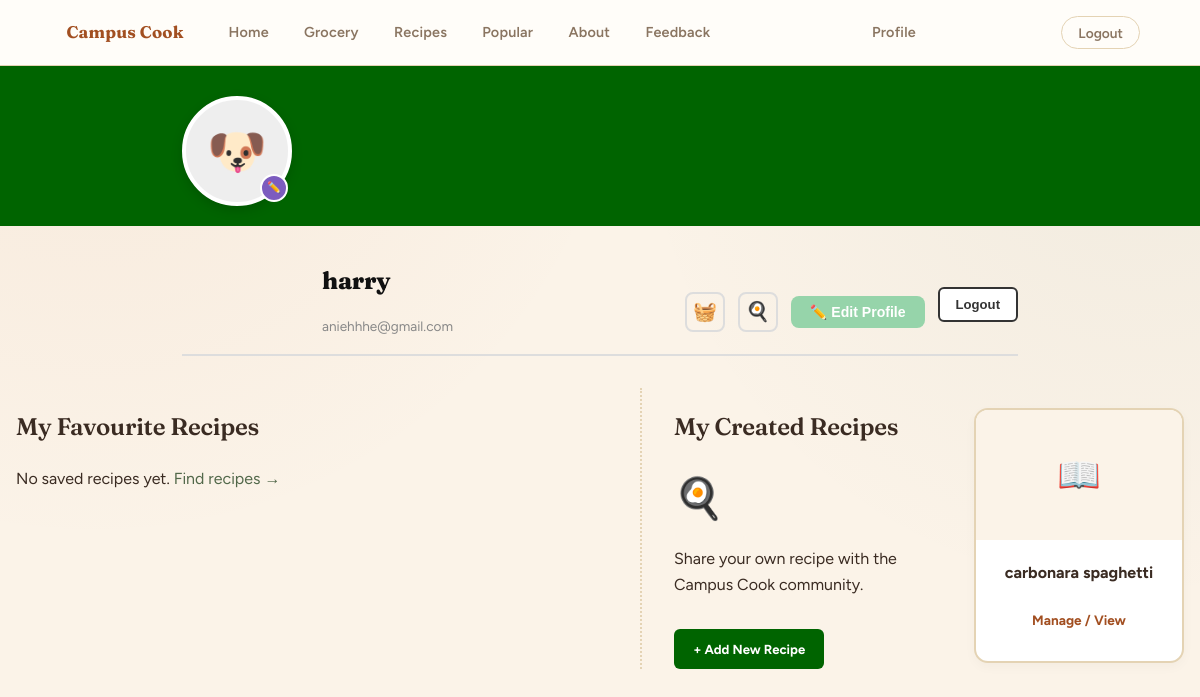
The app's page /profile/ (signed in), older data.
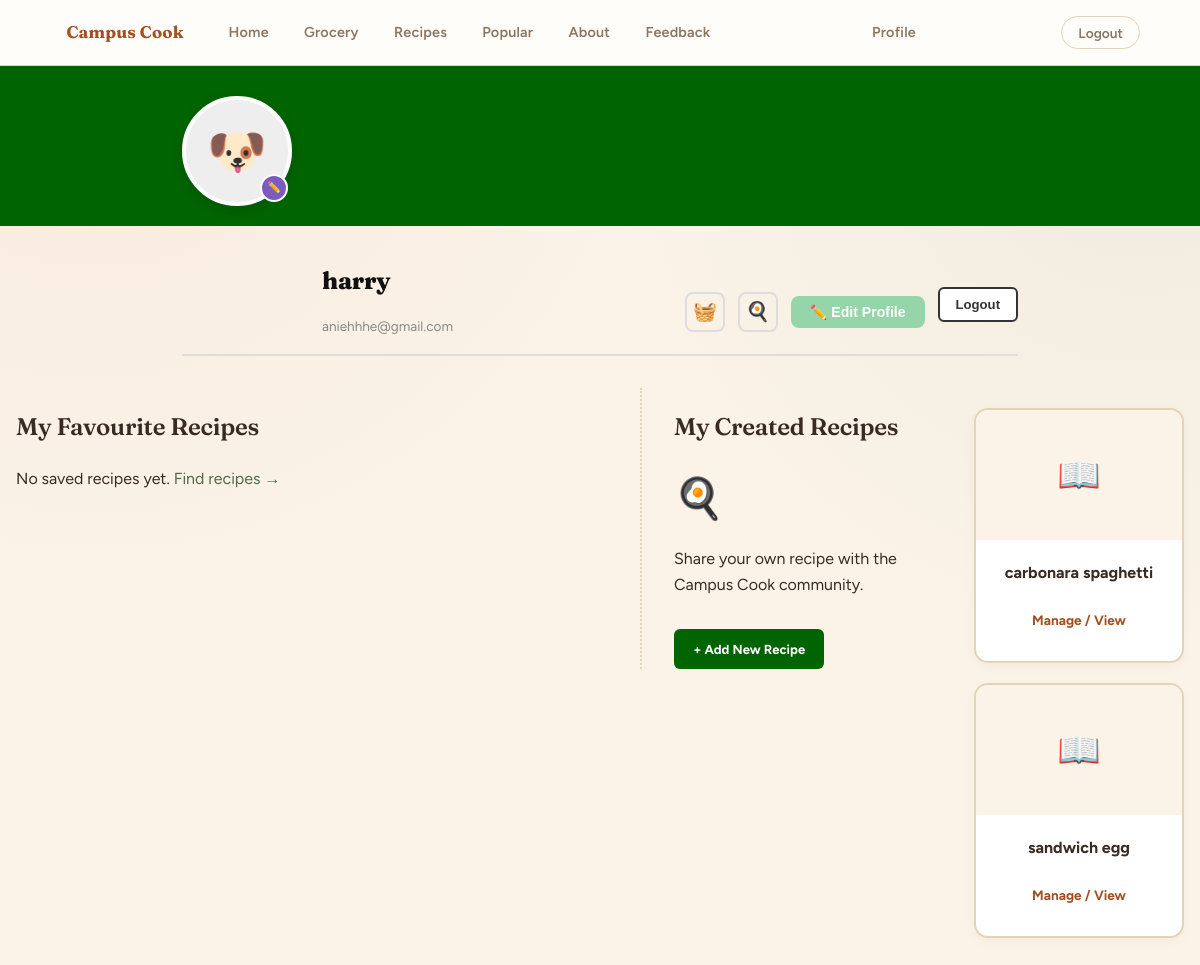
The same page, newer data.
### pages/models.py (models this page shows, shortened)
class Recipe(models.Model):
    BUDGET_CHOICES = [
        ('low',    'Below RM5'),
        ('medium', 'RM5 – RM15'),
        ('high',   'Above RM15'),
    ]
    MEAL_TYPE_CHOICES = [
    ('breakfast', 'Breakfast'),
    ('lunch',     'Lunch'),
    ('dinner',    'Dinner'),
    ('snack',     'Snack'),
    ('dessert',   'Dessert'),
    ('drinks',    'Drinks'),
    ('other',     'Other'),
    ]
    meal_type = models.CharField(max_length=20, choices=MEAL_TYPE_CHOICES, default='other')
    name         = models.CharField(max_length=100)
    ingredients  = models.ManyToManyField(
        Ingredient,
        blank=True,
        related_name='recipes'
    )
    cooking_time = models.IntegerField()
    appliance    = models.CharField(max_length=100)
    instructions = models.TextField()
    image        = models.ImageField(upload_to='recipe_images/', null=True, blank=True)
    is_halal     = models.BooleanField(default=True)
    budget       = models.CharField(
        max_length=10, choices=BUDGET_CHOICES, default='low'
    )
    filters      = models.ManyToManyField(RecipeFilter, blank=True)
    user         = models.ForeignKey(
        'pages.AppUser',
        on_delete=models.CASCADE,
        related_name='recipes'
    )
    @property
    def image_url(self):
        return self.image.url if self.image else ''

### pages/views.py (the view)
# urls.py: path("profile/", views.profile, name="profile"),
@login_required
def profile(request):
    favourites = FavouriteRecipe.objects.select_related('recipe').filter(user=request.user)
    my_recipes = Recipe.objects.filter(user=request.user)
    favourited_ids = set(favourites.values_list('recipe_id', flat=True))
    wtt_count      = WantToTry.objects.filter(user=request.user).count()
    return render(request, 'pages/user_profile.html', {
        'user':           request.user,
        'favourites':     favourites,
        'my_recipes':     my_recipes,
        'favourited_ids': favourited_ids,
        'wtt_count':      wtt_count,
    })

### pages/templates/pages/user_profile.html (shortened to what this page needs)
{% extends 'pages/base.html' %}
{% block content %}
<div class="profile-banner"></div>
<div class="profile-header">
  <div class="avatar-wrapper">
    <div class="avatar" id="avatarDisplay">
      <span id="avatarEmoji">🐶</span>
    </div>
    <label class="avatar-edit-btn" title="Change photo">
      ✏️
    </label>
  </div>
  <div class="profile-info-row">
    <div class="profile-name">
      <h1 id="displayName">{{ user.username }}</h1>
      <span id="displayEmail">{{ user.email|default:user.username }}</span>
    </div>
    <div class="profile-actions">
      <a href="{% url 'grocery' %}" class="icon-btn" title="My Grocery List">🧺</a>
        <a href="{% url 'want_to_try' %}" class="icon-btn" title="Recipes I Want to Try">
          🍳
        </a>
      <button class="btn-edit-profile" onclick="toggleEdit()">✏️ Edit Profile</button>
      <form method="POST" action="{% url 'logout' %}" style="display:inline;">
        <button type="submit" class="btn-logout">Logout</button>
      </form>
    </div>
  </div>
</div>
<div class = "profile-container">
  <div class="profile-section col-left">
    <h2>My Favourite Recipes</h2>
    {% if favourites %}
      <div class="fav-grid">
        {% for fav in favourites %}
          <div class="fav-card" id="fav-item-{{ fav.recipe.id }}">
            <div class="fav-img-wrapper">
              {% if fav.recipe.image_url %}
                <img src="{{ fav.recipe.image_url }}" alt="{{ fav.recipe.name }}">
              {% else %}
                <span class="fav-placeholder">🍳</span>
              {% endif %}
            </div>
            <div class="fav-card-content">
              <h4>{{ fav.recipe.name }}</h4>
              <div class="fav-card-actions">
                <a href="{% url 'recipe_detail' fav.recipe.id %}" class="cta_primary">View Recipe</a>
                <button class="btn-unfav-card" onclick="unfavourite(this, {{ fav.recipe.id }})">♥</button>
              </div>
            </div>
          </div>
      {% endfor %}
    </div>
  {% else %}
    <p class="empty-msg">No saved recipes yet. <a href="{% url 'recipe_list' %}" style="color: var(--green-dark);">Find recipes →</a></p>
  {% endif %}
  </div>
  <div class="profile-section col-right">
  <h2>My Created Recipes</h2>
  <div class="add-recipe-icon">🍳</div>
    <p>Share your own recipe with the Campus Cook community.</p>
    <a href="{% url 'add_recipe' %}" class="btn-add-recipe">+ Add New Recipe</a>
  </div>
  {% if my_recipes %}
    <div class="fav-grid">
      {% for recipe in my_recipes %}
        <div class="fav-card">
          <div class="fav-img-wrapper">
            {% if recipe.image_url %}
              <img src="{{ recipe.image_url }}" alt="{{ recipe.name }}">
            {% else %}
              <span class="fav-placeholder">📖</span>
            {% endif %}
          </div>
          <div class="fav-card-content">
            <h4>{{ recipe.name }}</h4>
            <div class="fav-card-actions">
              <a href="{% url 'recipe_detail' recipe.id %}" class="cta_primary">Manage / View</a>
            </div>
          </div>
        </div>
      {% endfor %}
    </div>
  {% else %}
    <p class="empty-msg">You haven't uploaded any recipes yet.</p>
  {% endif %}
  </div>
{% endblock %}

Row changes from the older to the newer data that the page shows:
added Recipe: name "sandwich egg"
